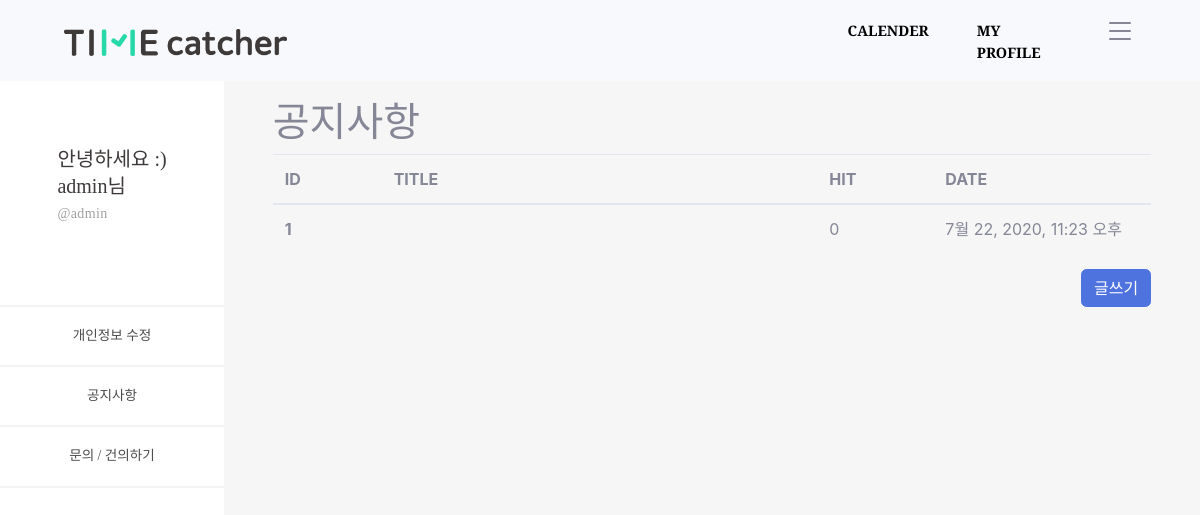
The app's page /timeApp/notices/ (signed in) with its own data.
### timeApp/models.py (models this page shows, shortened)
class Notices(models.Model):
    objects = models.Manager()
    n_title = models.CharField(max_length=100)
    n_body = models.TextField()
    n_hit = models.PositiveIntegerField(default=0)
    n_input_date = models.DateTimeField('date published', default=timezone.now)

### timeApp/views.py (the view)
# urls.py: path('notices/', views.notices, name='notices'),
def notices(request):
    notices = Notices.objects.all().order_by('-id')
    conn_user = request.user
    conn_profile = Profile.objects.get(user=conn_user)
    context = {
        'id' : conn_user.username,
        'nick' : conn_profile.nick,
        'notices' : notices,
    }
    return render(request, 'notices.html', context=context)

### timeApp/templates/notices.html
{% extends 'base_side.html' %}
{% load static %}
{% block content_side %}
<div id="content-wrapper" style="background-color: #f6f6f6;" class="d-flex justify-content-center">
  <div class="cantrion" style="margin-top: 10%; width: 90%;">
    <h1>공지사항</h1>
    <table class="table">
      <thead>
        <colgroup>
          <col style="width: 5%;">
          <col style="width: 20%;">
          <col style="width: 5%;">
          <col style="width: 10%;">
        </colgroup>
        <tr>
          <th scope="col">ID</th>
          <th scope="col">TITLE</th>
          <th scope="col">HIT</th>
          <th scope="col">DATE</th>
        </tr>
      </thead>
      <tbody>
        {% for notice in notices.all %}
        <tr>
          <th scope="row">{{ notice.id }}</th>
          <td><a href="{% url 'notices_detail' notices.id %}">{{ notices.n_title }}</a></td>
          <td>{{ notice.n_hit }}</td>
          <td>{{ notice.n_input_date }}</td>
        </tr>
        {% endfor %}
      </tbody>
    </table>
    <div class="d-flex justify-content-end">
      <a href="#" class="btn btn-primary">글쓰기</a>
    </div>
  </div>
</div>
{% endblock %}

### timeProject/templates/base_side.html
{% extends 'base.html' %}
{% load static %}
{% block content %}
<div id="wrapper">
  <ul class="navbar-nav sidebar sidebar-dark accordion" id="accordionSidebar">
    <li class="nav-item active d-flex justify-content-center" style="margin-top: 65%; margin-bottom: 35%;">
      <div class="text-left">
        <a
          style="font-family: SDGtNeobUni-gEb; font-size: 20px; font-weight: normal; font-stretch: normal; font-style: normal; line-height: 1.35; letter-spacing: normal; text-align: left; color: #3e3a39;">안녕하세요
          :)</a>
        <br>
        <a
          style="font-family: SDGtNeobUni-gEb; font-size: 20px; font-weight: normal; font-stretch: normal; font-style: normal; line-height: 1.35; letter-spacing: normal; text-align: left; color: #3e3a39;">{{ id }}님</a>
        <br>
        <a
          style=" font-family: SDGtNeobUni-bLt; font-size: 14px; font-weight: normal; font-stretch: normal; font-style: normal; line-height: 1.93; letter-spacing: normal; text-align: left; color: #a0a0a0; letter-spacing: 0.38px;">@{{ id }}</a>
      </div>
    </li>
    <a>
      <hr style="border: solid 1px #f3f3f3;" class="mb-0 mt-0"></a>
    <li class="nav-item active">
      <a class="nav-link" href="{% url 'profile_update' %}" style="font-family: SDGtNeobUni-bLt;
              font-size: 14px;
              font-weight: normal;
              font-stretch: normal;
              font-style: normal;
              line-height: 1.93;
              letter-spacing: normal;
              text-align: left;
              color: #4c4c4c;">
        <span class="d-flex align-items-center justify-content-center">개인정보 수정</span></a>
    </li>
    <a>
      <hr style="border: solid 1px #f3f3f3;" class="mb-0 mt-0"></a>
    <li class="nav-item active">
      <a class="nav-link" href="{% url 'notices' %}" style="font-family: SDGtNeobUni-bLt;
              font-size: 14px;
              font-weight: normal;
              font-stretch: normal;
              font-style: normal;
              line-height: 1.93;
              letter-spacing: normal;
              text-align: left;
              color: #4c4c4c;">
        <span class="d-flex align-items-center justify-content-center">공지사항</span></a>
    </li>
    <a>
      <hr style="border: solid 1px #f3f3f3;" class="mb-0 mt-0"></a>
    <li class="nav-item active">
      <a class="nav-link" href="{% url 'customer' %}" style="font-family: SDGtNeobUni-bLt;
              font-size: 14px;
              font-weight: normal;
              font-stretch: normal;
              font-style: normal;
              line-height: 1.93;
              letter-spacing: normal;
              text-align: left;
              color: #4c4c4c;">
        <span class="d-flex align-items-center justify-content-center">문의 / 건의하기</span></a>
    </li>
    <a>
      <hr style="border: solid 1px #f3f3f3;" class="mb-0 mt-0"></a>
  </ul>
  {% block content_side %}
  {% endblock %}
</div>
{% endblock %}

### records on screen
Notices: id "1", n_hit "0", n_input_date "7월 22, 2020, 11:23 오후"

### other values on screen
{{ id }} "admin"
